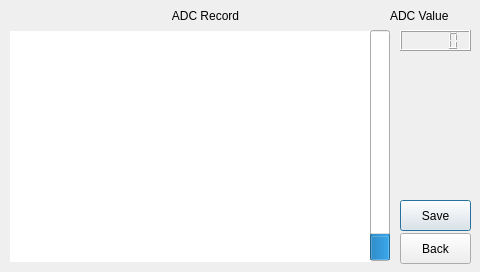
<?xml version="1.0" encoding="UTF-8"?>
<ui version="4.0">
 <class>ADC_page</class>
 <widget class="QDialog" name="ADC_page">
  <property name="geometry">
   <rect>
    <x>0</x>
    <y>0</y>
    <width>480</width>
    <height>272</height>
   </rect>
  </property>
  <property name="windowTitle">
   <string>Dialog</string>
  </property>
  <widget class="QGraphicsView" name="graphicsView">
   <property name="geometry">
    <rect>
     <x>10</x>
     <y>31</y>
     <width>361</width>
     <height>231</height>
    </rect>
   </property>
   <property name="styleSheet">
    <string notr="true">padding: 0px; border: 0px;</string>
   </property>
   <property name="verticalScrollBarPolicy">
    <enum>Qt::ScrollBarAlwaysOff</enum>
   </property>
   <property name="horizontalScrollBarPolicy">
    <enum>Qt::ScrollBarAlwaysOff</enum>
   </property>
  </widget>
  <widget class="QLabel" name="ADC">
   <property name="geometry">
    <rect>
     <x>10</x>
     <y>0</y>
     <width>391</width>
     <height>31</height>
    </rect>
   </property>
   <property name="contextMenuPolicy">
    <enum>Qt::NoContextMenu</enum>
   </property>
   <property name="text">
    <string>ADC Record</string>
   </property>
   <property name="alignment">
    <set>Qt::AlignCenter</set>
   </property>
  </widget>
  <widget class="QLCDNumber" name="lcdNumber">
   <property name="geometry">
    <rect>
     <x>400</x>
     <y>30</y>
     <width>71</width>
     <height>21</height>
    </rect>
   </property>
  </widget>
  <widget class="QProgressBar" name="progressBar">
   <property name="geometry">
    <rect>
     <x>370</x>
     <y>30</y>
     <width>20</width>
     <height>231</height>
    </rect>
   </property>
   <property name="maximum">
    <number>10000</number>
   </property>
   <property name="value">
    <number>1000</number>
   </property>
   <property name="orientation">
    <enum>Qt::Vertical</enum>
   </property>
   <property name="textDirection">
    <enum>QProgressBar::TopToBottom</enum>
   </property>
  </widget>
  <widget class="QPushButton" name="pushButton">
   <property name="geometry">
    <rect>
     <x>400</x>
     <y>200</y>
     <width>71</width>
     <height>31</height>
    </rect>
   </property>
   <property name="text">
    <string>Save</string>
   </property>
  </widget>
  <widget class="QPushButton" name="pushButton_2">
   <property name="geometry">
    <rect>
     <x>400</x>
     <y>233</y>
     <width>71</width>
     <height>31</height>
    </rect>
   </property>
   <property name="text">
    <string>Back</string>
   </property>
  </widget>
  <widget class="QLabel" name="label">
   <property name="geometry">
    <rect>
     <x>390</x>
     <y>0</y>
     <width>91</width>
     <height>31</height>
    </rect>
   </property>
   <property name="text">
    <string>ADC Value</string>
   </property>
  </widget>
 </widget>
 <resources/>
 <connections/>
</ui>
